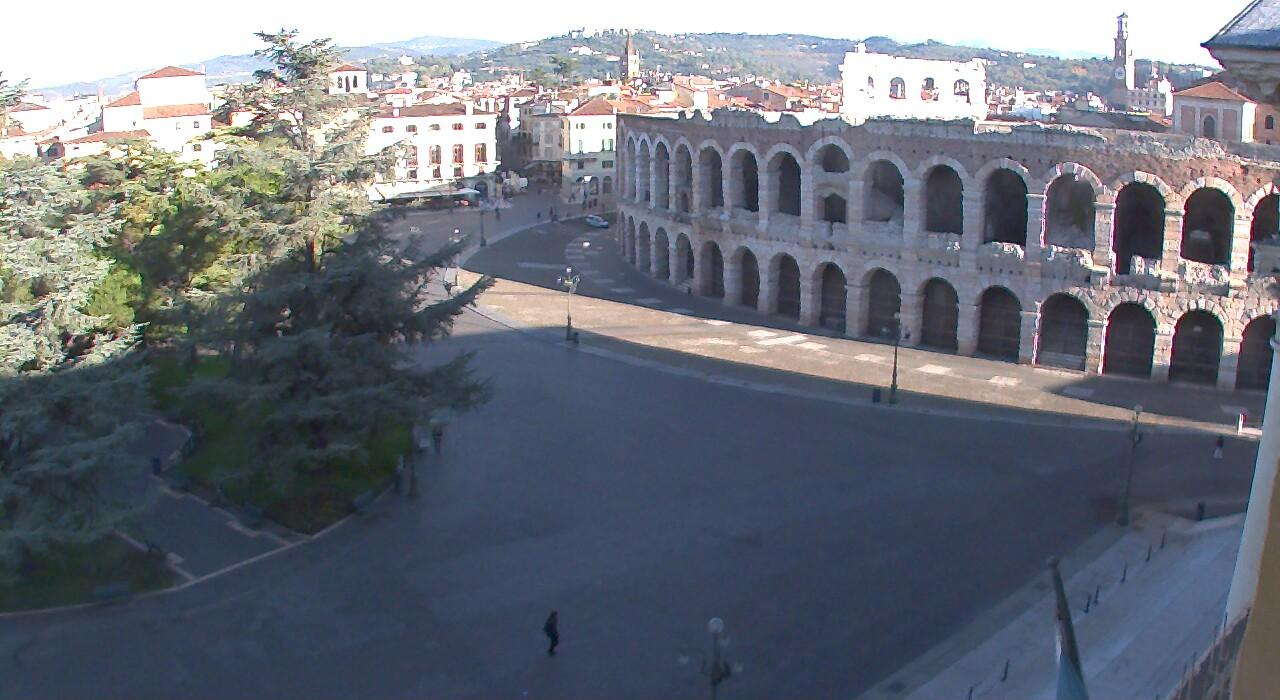
#> input picture 08_Computer Vision and Machine Learning/01_Computer vision and classification/06/day_night_images/training/day/20151102_074952.jpg, 1280 x 700 px, found by its file name
$ jupyter execute 'Feature Vectors.ipynb'   (shell and % lines are left out)   (text cells are left out)
#> lines starting #> are read from the running program, lines starting #| are printed output that depends on the picture; pictures that were not available may be replaced by others from this repository, and a replacement may not be noted
[cell 1]
import cv2 # computer vision library

import numpy as np
import matplotlib.pyplot as plt
import matplotlib.image as mpimg

[cell 2]
# Read in a day and a night image
# These are directly extracted by name -- do not change
day_image = mpimg.imread("day_night_images/training/day/20151102_074952.jpg")
#> day_image is the input picture: shape (700, 1280, 3); mean R, G, B 108.3, 112.8, 123.1
night_image = mpimg.imread("day_night_images/training/night/20151102_175445.jpg")
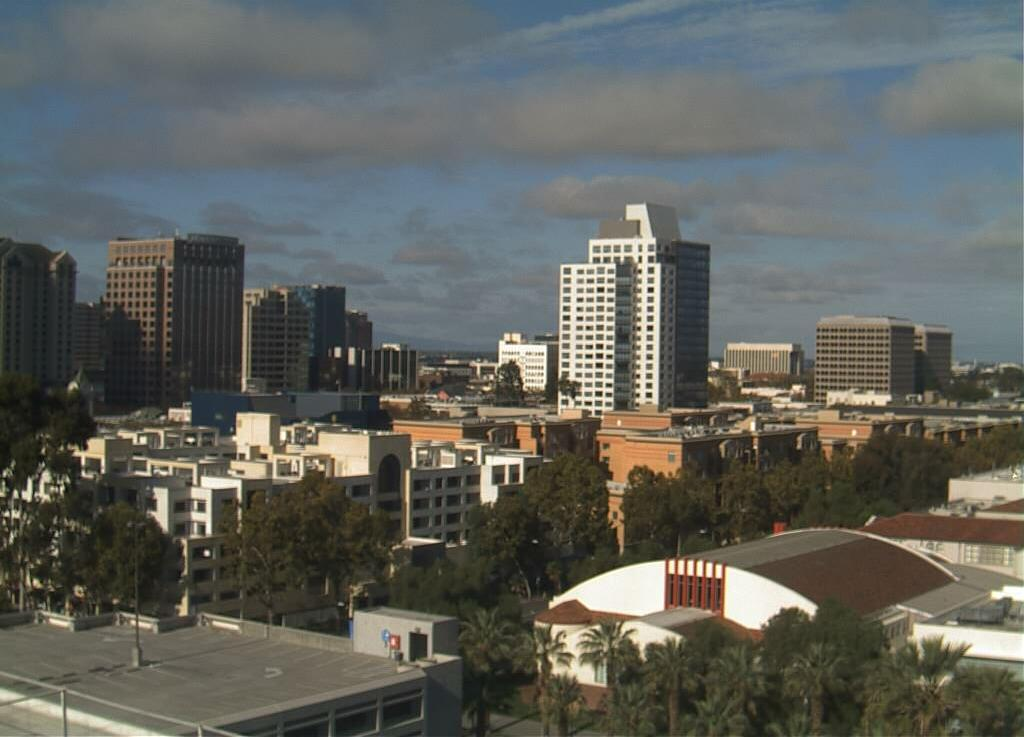
#> input picture 08_Computer Vision and Machine Learning/01_Computer vision and classification/06/day_night_images/training/day/20151101_175522.jpg, 1024 x 737 px, given in place of 20151102_175445.jpg, which was not available
#> night_image is the input picture: shape (737, 1024, 3); mean R, G, B 96.7, 98.6, 93


# Make these images the same size
width = 1100
height = 600
night_image = cv2.resize(night_image, (width, height))
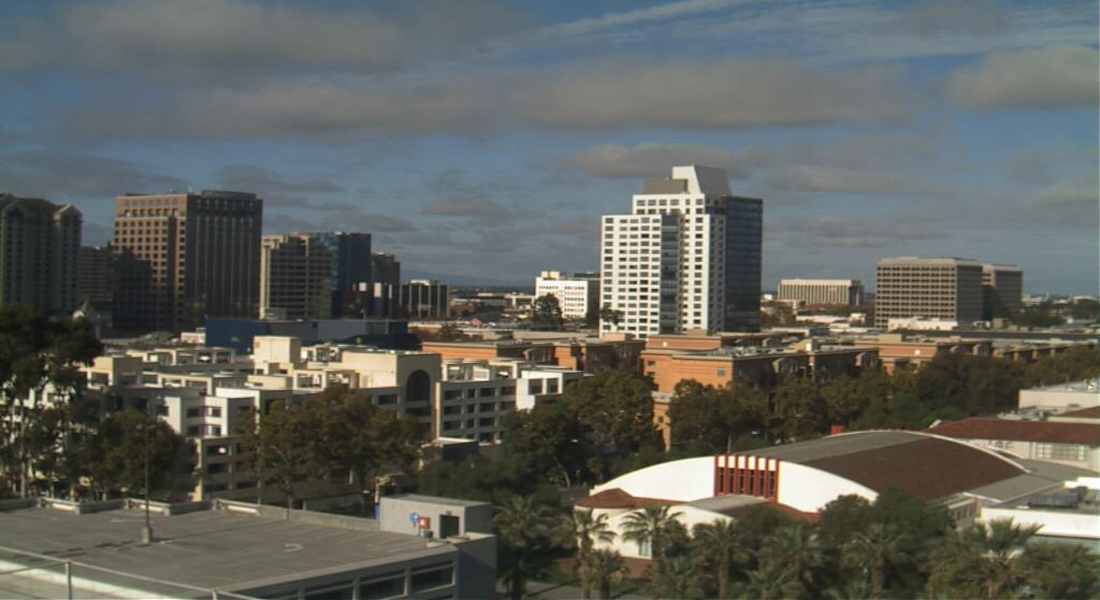
#> night_image: shape (600, 1100, 3); mean R, G, B 96.6, 98.5, 92.9
day_image = cv2.resize(day_image, (width, height))
#> day_image: shape (600, 1100, 3)

# Visualize both images
f, (ax1, ax2) = plt.subplots(1, 2, figsize=(20,10))
ax1.set_title('night')
ax1.imshow(night_image)
ax2.set_title('day')
ax2.imshow(day_image)
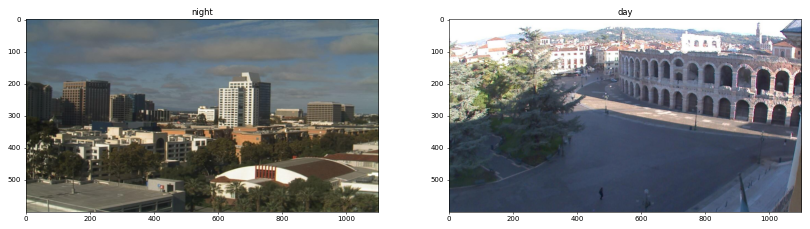
#> figure drawn by matplotlib, 2 panels

[cell 3]
def hsv_histograms(rgb_image):
    # Convert to HSV
    hsv = cv2.cvtColor(rgb_image, cv2.COLOR_RGB2HSV)
#> hsv: shape (600, 1100, 3); mean H, S, V 57.3, 53.7, 105.5

    # Create color channel histograms
    h_hist = np.histogram(hsv[:,:,0], bins=32, range=(0, 180))
    s_hist = np.histogram(hsv[:,:,1], bins=32, range=(0, 256))
    v_hist = np.histogram(hsv[:,:,2], bins=32, range=(0, 256))

    # Generating bin centers
    bin_edges = h_hist[1]
#> bin_edges = 33 values from 0 to 180
    bin_centers = (bin_edges[1:]  + bin_edges[0:len(bin_edges)-1])/2
#> bin_centers = 32 values from 2.81 to 177.2

    # Plot a figure with all three histograms
    fig = plt.figure(figsize=(12,3))
    plt.subplot(131)
    plt.bar(bin_centers, h_hist[0])
    plt.xlim(0, 180)
    plt.title('H Histogram')
    plt.subplot(132)
    plt.bar(bin_centers, s_hist[0])
    plt.xlim(0, 256)
    plt.title('S Histogram')
    plt.subplot(133)
    plt.bar(bin_centers, v_hist[0])
    plt.xlim(0, 256)
    plt.title('V Histogram')

    return h_hist, s_hist, v_hist

[cell 4]
# Call the function for "night"
night_h_hist, night_s_hist, night_v_hist = hsv_histograms(night_image)
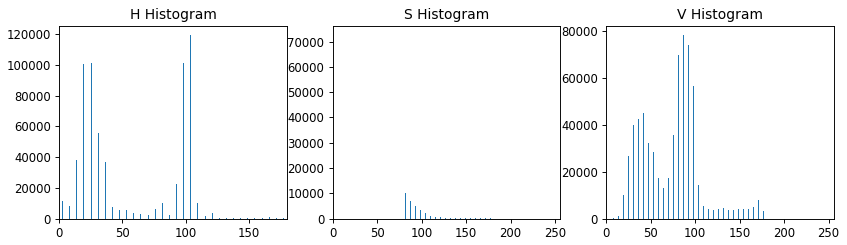
#> figure drawn by matplotlib, 3 panels; panel 1: tallest bar 119326 high, from x = 103.7 to 104.5; panel 2: tallest bar 72544 high, from x = 30.54 to 31.34; panel 3: tallest bar 78344 high, from x = 86.79 to 87.59

[cell 5]
# Call the function for "day"
day_h_hist, day_s_hist, day_v_hist = hsv_histograms(day_image)
#> in hsv_histograms (call 2), `hsv = cv2.cvtColor(rgb_image, cv2.COLOR_RGB2HSV)`: hsv: shape (600, 1100, 3); mean H, S, V 91, 61.3, 128
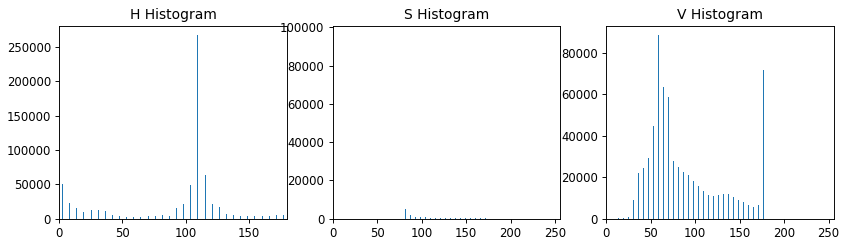
#> figure drawn by matplotlib, 3 panels; panel 1: tallest bar 267441 high, from x = 109.3 to 110.1; panel 2: tallest bar 95903 high, from x = 69.91 to 70.71; panel 3: tallest bar 88599 high, from x = 58.66 to 59.46

[cell 6]
# Which bin do most V values fall in?
# Does the Hue channel look helpful?
# What patterns can you see that might distinguish these two images?

# Out of 32 bins, if the most common bin is in the middle or high up, then it's likely day
fullest_vbin_day = np.argmax(day_v_hist[0])
#> fullest_vbin_day = 10
fullest_vbin_night = np.argmax(night_v_hist[0])
#> fullest_vbin_night = 15


print('Fullest Value bin for day: ', fullest_vbin_day)
#| Fullest Value bin for day:  10
print('Fullest Value bin for night: ', fullest_vbin_night)
#| Fullest Value bin for night:  15

[cell 7]
## TODO: Create and look at RGB histograms
# Practice what you've learned and look at RGB color histograms of these same images

[cell 8]
# Convert the night image to HSV colorspace
hsv_night = cv2.cvtColor(night_image, cv2.COLOR_RGB2HSV)

# Isolate the V component
v = hsv_night[:,:,2]
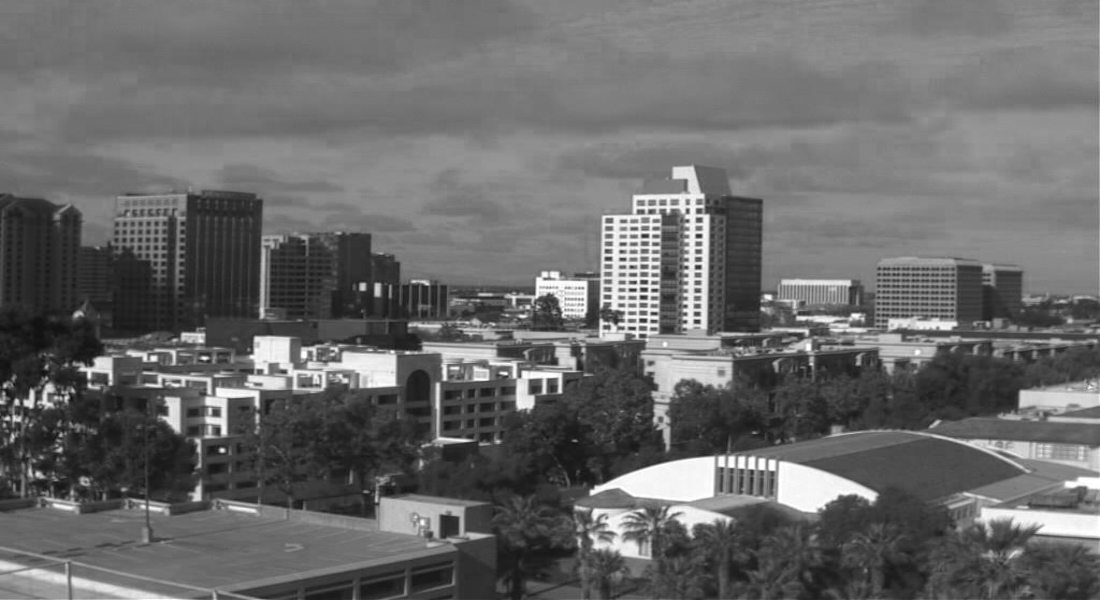
#> v: shape (600, 1100); min 10, max 255, mean 105.5

# Sum the V component over all columns (axis = 0)
v_sum = np.sum(v[:,:], axis=0)
#> v_sum = 1100 values, max 96206 at index 691, min 48333 at index 9, mean 63303.9


f, (ax1, ax2) = plt.subplots(1, 2, figsize=(20,10))

ax2.set_title('Value sum over columns')
ax1.plot(v_sum)

ax2.set_title('Original image')
ax2.imshow(night_image, cmap='gray')
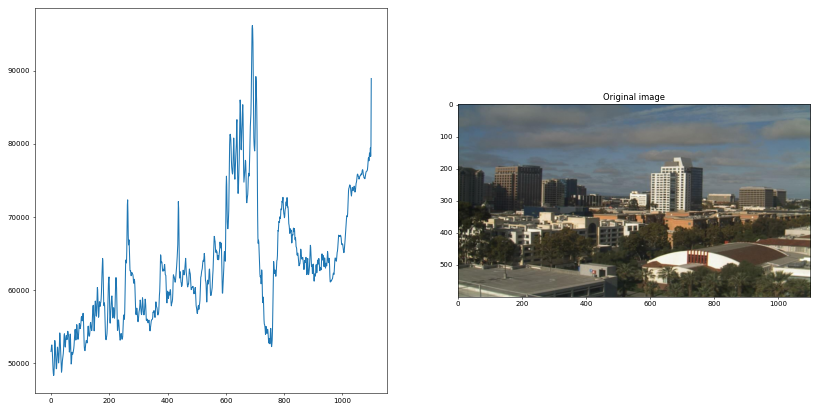
#> figure drawn by matplotlib, 2 panels; panel 1: curve peaks at x = 691, y = 96206
